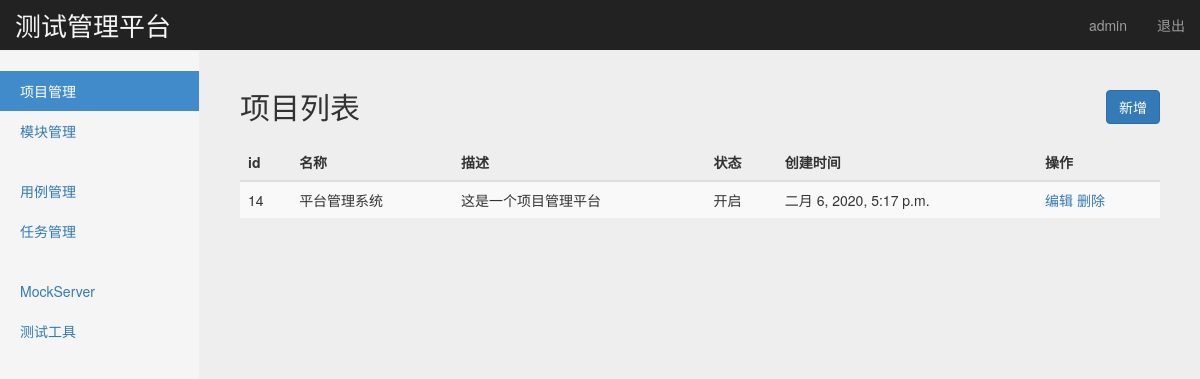
Page /manage/project_manage/ (signed in) on the earlier database version.
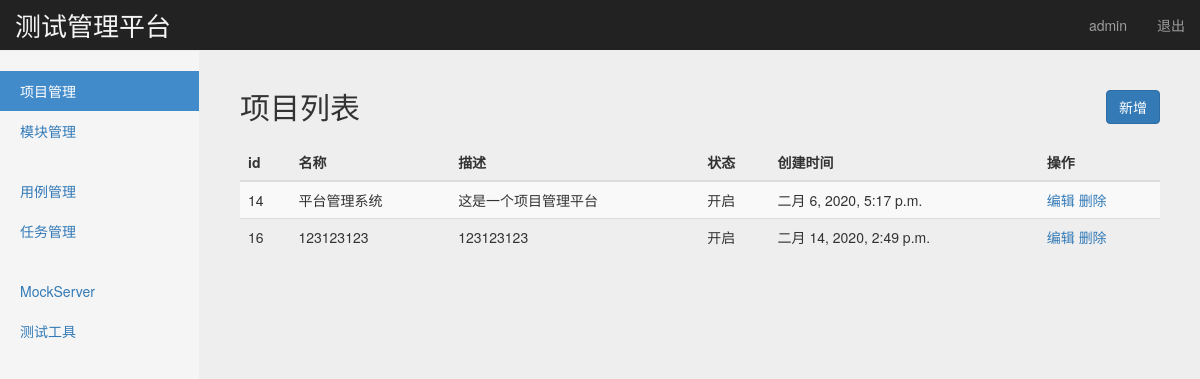
Same page on the later database version.
### project_app/models.py (models this page shows, shortened)
class Project(models.Model):
    name = models.CharField('名称',max_length=100,blank=False,default='',unique=True)
    describe = models.TextField('描述',default='')
    status = models.BooleanField('状态',default=True)
    create_time = models.DateTimeField('创建时间',auto_now=True)

### project_app/views/project_views.py (the view)
# urls.py: path('project_manage/', project_views.project_manage),
@login_required  #判断用户是否登陆
def project_manage(request):
    username = request.session.get('user','') #读取浏览器session
    projects = Project.objects.all()
    return render(request,'project_manage.html',{'user':username,'projects':projects,'type':'list'})

### templates/project_manage.html (shortened to what this page needs)
{% extends "base.html" %}
{% block content %}
    <nav class="navbar navbar-inverse navbar-fixed-top">
      <div class="container-fluid">
        <div class="navbar-header">
          <a class="navbar-brand" style=" color:#f5f5f5; font-size:26px;" href="#">测试管理平台</a>
        </div>
        <div id="navbar" class="navbar-collapse collapse">
          <ul class="nav navbar-nav navbar-right">
            <li><a href="#">{{ user }}</a></li>
            <li><a href="/logout/">退出</a></li>
          </ul>
        </div>
      </div>
    </nav>
    <div class="container-fluid">
      <div class="row">
        <div class="col-sm-3 col-md-2 sidebar">
          <ul class="nav nav-sidebar">
            <li class="active"><a href="/manage/project_manage/">项目管理</a></li>
            <li><a href="/manage/module_manage/">模块管理</a></li>
          </ul>
          <ul class="nav nav-sidebar">
            <li><a href="/interface/case_manage/">用例管理</a></li>
            <li><a href="">任务管理</a></li>
          </ul>
          <ul class="nav nav-sidebar">
            <li><a href="">MockServer</a></li>
            <li><a href="">测试工具</a></li>
          </ul>
        </div>
        {% if type == 'list' %}
        <div class="col-sm-9 col-sm-offset-3 col-md-10 col-md-offset-2 main">
          <h2 class="sub-header">项目列表
            <button type="button" class="btn btn-primary" style="float: right"
            onclick="window.location.href='/manage/add_project/'">新增</button>
          </h2>
          <div class="table-responsive">
            <table class="table table-striped">
              <thead>
                <tr>
                  <th>id</th>
                  <th>名称</th>
                  <th>描述</th>
                  <th>状态</th>
                  <th>创建时间</th>
                  <th>操作</th>
                </tr>
              </thead>
              <tbody>
                {% for project in projects %}
                <tr>
                  <td>{{ project.id }}</td>
                  <td>{{ project.name }}</td>
                  <td>{{ project.describe }}</td>
                  {% if project.status == True %}
                    <td>开启</td>
                  {% endif %}
                  <td>{{ project.create_time}}</td>
                  <td>
                    <a href="/manage/edit_project/{{ project.id }}">编辑</a>
                    <a href="/manage/delete_project/{{ project.id }}">删除</a>
                  </td>
                </tr>
                {% endfor %}
              </tbody>
            </table>
          </div>
        </div>
        {% endif %}
      </div>
    </div>
{% endblock %}

Differences in the rows shown:
added Project: id "16", name "123123123", describe "123123123", status "开启", create_time "二月 14, 2020, 2:49 p.m."
